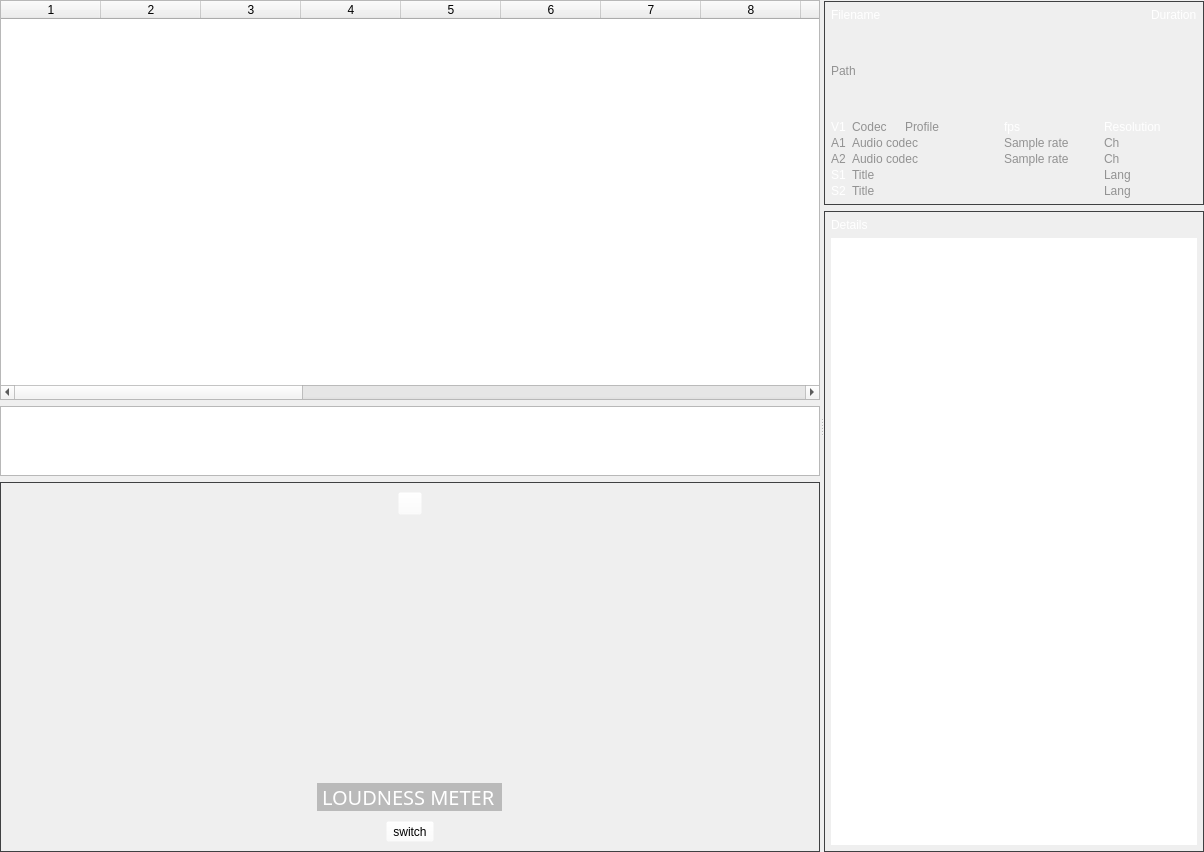
     <widget class="QSplitter" name="splitter">
      <property name="orientation">
       <enum>Qt::Horizontal</enum>
      </property>
      <widget class="QWidget" name="layoutWidget">
       <layout class="QVBoxLayout" name="verticalLayout_4">
        <item>
         <widget class="QTableWidget" name="tableWidget_01">
          <property name="sizePolicy">
           <sizepolicy hsizetype="Preferred" vsizetype="Preferred">
            <horstretch>0</horstretch>
            <verstretch>0</verstretch>
           </sizepolicy>
          </property>
          <property name="minimumSize">
           <size>
            <width>800</width>
            <height>400</height>
           </size>
          </property>
          <property name="baseSize">
           <size>
            <width>800</width>
            <height>320</height>
           </size>
          </property>
          <property name="sizeAdjustPolicy">
           <enum>QAbstractScrollArea::AdjustIgnored</enum>
          </property>
          <property name="dragEnabled">
           <bool>true</bool>
          </property>
          <property name="dragDropOverwriteMode">
           <bool>false</bool>
          </property>
          <property name="dragDropMode">
           <enum>QAbstractItemView::NoDragDrop</enum>
          </property>
          <property name="alternatingRowColors">
           <bool>false</bool>
          </property>
          <property name="selectionBehavior">
           <enum>QAbstractItemView::SelectRows</enum>
          </property>
          <property name="gridStyle">
           <enum>Qt::SolidLine</enum>
          </property>
          <property name="sortingEnabled">
           <bool>true</bool>
          </property>
          <property name="columnCount">
           <number>22</number>
          </property>
          <attribute name="horizontalHeaderMinimumSectionSize">
           <number>60</number>
          </attribute>
          <attribute name="verticalHeaderVisible">
           <bool>false</bool>
          </attribute>
          <attribute name="verticalHeaderShowSortIndicator" stdset="0">
           <bool>false</bool>
          </attribute>
          <column/>
          <column/>
          <column/>
          <column/>
          <column/>
          <column/>
          <column/>
          <column/>
          <column/>
          <column/>
          <column/>
          <column/>
          <column/>
          <column/>
          <column/>
          <column/>
          <column/>
          <column/>
          <column/>
          <column/>
          <column/>
          <column/>
         </widget>
        </item>
        <item>
         <widget class="QTableView" name="tableView_db">
          <property name="selectionBehavior">
           <enum>QAbstractItemView::SelectRows</enum>
          </property>
         </widget>
        </item>
        <item>
         <widget class="QFrame" name="frame_wave">
          <property name="maximumSize">
           <size>
            <width>16777215</width>
            <height>370</height>
           </size>
          </property>
          <property name="styleSheet">
           <string notr="true">QFrame#frame_wave{
     border: 1px solid rgb(63,64,66);
}</string>
          </property>
          <property name="frameShape">
           <enum>QFrame::StyledPanel</enum>
          </property>
          <property name="frameShadow">
           <enum>QFrame::Raised</enum>
          </property>
          <layout class="QVBoxLayout" name="verticalLayout_2">
           <item alignment="Qt::AlignHCenter">
            <widget class="QToolButton" name="resizeButtonDown">
             <property name="styleSheet">
              <string notr="true">background-color:rgba(255,255,255,0)</string>
             </property>
             <property name="text">
              <string/>
             </property>
             <property name="icon">
              <iconset resource="../icons.qrc">
               <normaloff>:/bl_img/icons/expand_more_FILL0_wght400_GRAD0_opsz24.svg</normaloff>:/bl_img/icons/expand_more_FILL0_wght400_GRAD0_opsz24.svg</iconset>
             </property>
            </widget>
           </item>
           <item>
            <widget class="QLabel" name="wave_view">
             <property name="sizePolicy">
              <sizepolicy hsizetype="Preferred" vsizetype="Preferred">
               <horstretch>0</horstretch>
               <verstretch>0</verstretch>
              </sizepolicy>
             </property>
             <property name="minimumSize">
              <size>
               <width>800</width>
               <height>320</height>
              </size>
             </property>
             <property name="maximumSize">
              <size>
               <width>16777215</width>
               <height>500</height>
              </size>
             </property>
             <property name="baseSize">
              <size>
               <width>250</width>
               <height>320</height>
              </size>
             </property>
             <property name="text">
              <string/>
             </property>
             <property name="textFormat">
              <enum>Qt::AutoText</enum>
             </property>
             <property name="pixmap">
              <pixmap resource="../icons.qrc">:/imgs/img/WaveForm_04.png</pixmap>
             </property>
             <property name="scaledContents">
              <bool>true</bool>
             </property>
             <property name="alignment">
              <set>Qt::AlignCenter</set>
             </property>
            </widget>
           </item>
           <item alignment="Qt::AlignHCenter">
            <widget class="QLabel" name="r128_loudness">
             <property name="font">
              <font>
               <family>Noto Sans</family>
               <pointsize>15</pointsize>
              </font>
             </property>
             <property name="styleSheet">
              <string notr="true">color: white;
background-color: rgba(146, 146, 146, 146);
margin: 4px;</string>
             </property>
             <property name="text">
              <string>LOUDNESS METER</string>
             </property>
            </widget>
           </item>
           <item alignment="Qt::AlignHCenter">
            <widget class="QToolButton" name="resizeButtonUp">
             <property name="styleSheet">
              <string notr="true">background-color:rgba(255,255,255,0)</string>
             </property>
             <property name="text">
              <string>switch</string>
             </property>
             <property name="icon">
              <iconset resource="../icons.qrc">
               <normaloff>:/bl_img/icons/expand_less_FILL0_wght400_GRAD0_opsz24.svg</normaloff>:/bl_img/icons/expand_less_FILL0_wght400_GRAD0_opsz24.svg</iconset>
             </property>
            </widget>
           </item>
          </layout>
         </widget>
        </item>
       </layout>
      </widget>
      <widget class="QFrame" name="main_frame_tbl_02">
       <property name="minimumSize">
        <size>
         <width>380</width>
         <height>0</height>
        </size>
       </property>
       <property name="maximumSize">
        <size>
         <width>410</width>
         <height>16777215</height>
        </size>
       </property>
       <property name="styleSheet">
        <string notr="true">QFrame#main_frame_tbl_02{
	color: white;
	border: none;
}</string>
       </property>
       <property name="frameShape">
        <enum>QFrame::StyledPanel</enum>
       </property>
       <property name="frameShadow">
        <enum>QFrame::Raised</enum>
       </property>
       <layout class="QVBoxLayout" name="verticalLayout">
        <property name="sizeConstraint">
         <enum>QLayout::SetMaximumSize</enum>
        </property>
        <property name="leftMargin">
         <number>0</number>
        </property>
        <property name="topMargin">
         <number>1</number>
        </property>
        <property name="rightMargin">
         <number>0</number>
        </property>
        <property name="bottomMargin">
         <number>0</number>
        </property>
        <item>
         <widget class="QFrame" name="frame_tags">
          <property name="styleSheet">
           <string notr="true">QFrame#frame_tags{
     border: 1px solid rgb(63,64,66);
}</string>
          </property>
          <layout class="QGridLayout" name="gridLayout_2" columnstretch="0,1,2,2,2">
           <property name="sizeConstraint">
            <enum>QLayout::SetMaximumSize</enum>
           </property>
           <property name="leftMargin">
            <number>6</number>
           </property>
           <property name="topMargin">
            <number>6</number>
           </property>
           <property name="rightMargin">
            <number>6</number>
           </property>
           <property name="bottomMargin">
            <number>6</number>
           </property>
           <property name="horizontalSpacing">
            <number>6</number>
           </property>
           <property name="verticalSpacing">
            <number>2</number>
           </property>
           <item row="2" column="3">
            <widget class="QLabel" name="tag_v1_r_frame_rate">
             <property name="styleSheet">
              <string notr="true">color: white</string>
             </property>
             <property name="text">
              <string>fps</string>
             </property>
            </widget>
           </item>
           <item row="2" column="4">
            <widget class="QLabel" name="tag_resolution">
             <property name="styleSheet">
              <string notr="true">color: white</string>
             </property>
             <property name="text">
              <string>Resolution</string>
             </property>
            </widget>
           </item>
           <item row="5" column="0">
            <widget class="QLabel" name="S1">
             <property name="styleSheet">
              <string notr="true">color: white</string>
             </property>
             <property name="text">
              <string>S1</string>
             </property>
            </widget>
           </item>
           <item row="6" column="1" colspan="3">
            <widget class="QLabel" name="tag_s2_title">
             <property name="styleSheet">
              <string notr="true">color: rgb(146, 146, 146)</string>
             </property>
             <property name="text">
              <string>Title</string>
             </property>
            </widget>
           </item>
           <item row="3" column="4">
            <widget class="QLabel" name="tag_a1_channel_layout">
             <property name="styleSheet">
              <string notr="true">color: rgb(146, 146, 146)</string>
             </property>
             <property name="text">
              <string>Ch</string>
             </property>
            </widget>
           </item>
           <item row="1" column="0" colspan="5" alignment="Qt::AlignTop">
            <widget class="QLabel" name="tag_file_path">
             <property name="sizePolicy">
              <sizepolicy hsizetype="Preferred" vsizetype="Preferred">
               <horstretch>0</horstretch>
               <verstretch>0</verstretch>
              </sizepolicy>
             </property>
             <property name="styleSheet">
              <string notr="true">color: rgb(146, 146, 146)</string>
             </property>
             <property name="text">
              <string>&lt;html&gt;&lt;head/&gt;&lt;body&gt;&lt;p&gt;Path&lt;/p&gt;&lt;p&gt;&lt;br/&gt;&lt;/p&gt;&lt;/body&gt;&lt;/html&gt;</string>
             </property>
             <property name="wordWrap">
              <bool>true</bool>
             </property>
            </widget>
           </item>
           <item row="3" column="1" colspan="2">
            <widget class="QLabel" name="tag_a1_codec_name">
             <property name="styleSheet">
              <string notr="true">color: rgb(146, 146, 146)</string>
             </property>
             <property name="text">
              <string>Audio codec</string>
             </property>
            </widget>
           </item>
           <item row="6" column="0">
            <widget class="QLabel" name="S2">
             <property name="styleSheet">
              <string notr="true">color: white</string>
             </property>
             <property name="text">
              <string>S2</string>
             </property>
            </widget>
           </item>
           <item row="5" column="1" colspan="3">
            <widget class="QLabel" name="tag_s1_title">
             <property name="styleSheet">
              <string notr="true">color: rgb(146, 146, 146)</string>
             </property>
             <property name="text">
              <string>Title</string>
             </property>
            </widget>
           </item>
           <item row="2" column="1">
            <widget class="QLabel" name="tag_v1_codec_name">
             <property name="styleSheet">
              <string notr="true">color: rgb(146, 146, 146)</string>
             </property>
             <property name="text">
              <string>Codec</string>
             </property>
            </widget>
           </item>
           <item row="5" column="4">
            <widget class="QLabel" name="tag_s1_language">
             <property name="styleSheet">
              <string notr="true">color: rgb(146, 146, 146)</string>
             </property>
             <property name="text">
              <string>Lang</string>
             </property>
            </widget>
           </item>
           <item row="0" column="4" alignment="Qt::AlignRight|Qt::AlignTop">
            <widget class="QLabel" name="tag_duration">
             <property name="styleSheet">
              <string notr="true">color: white</string>
             </property>
             <property name="text">
              <string>Duration</string>
             </property>
            </widget>
           </item>
           <item row="6" column="4">
            <widget class="QLabel" name="tag_s2_language">
             <property name="styleSheet">
              <string notr="true">color: rgb(146, 146, 146)</string>
             </property>
             <property name="text">
              <string>Lang</string>
             </property>
            </widget>
           </item>
           <item row="0" column="0" colspan="4">
            <widget class="QLabel" name="tag_file_name">
             <property name="styleSheet">
              <string notr="true">color: white</string>
             </property>
             <property name="text">
              <string>&lt;html&gt;&lt;head/&gt;&lt;body&gt;&lt;p&gt;Filename&lt;/p&gt;&lt;p&gt;&lt;br/&gt;&lt;/p&gt;&lt;/body&gt;&lt;/html&gt;</string>
             </property>
             <property name="wordWrap">
              <bool>true</bool>
             </property>
            </widget>
           </item>
           <item row="4" column="3">
            <widget class="QLabel" name="tag_a2_sample_rate">
             <property name="styleSheet">
              <string notr="true">color: rgb(146, 146, 146)</string>
             </property>
             <property name="text">
              <string>Sample rate</string>
             </property>
            </widget>
           </item>
           <item row="2" column="2">
            <widget class="QLabel" name="tag_v1_profile">
             <property name="styleSheet">
              <string notr="true">color: rgb(146, 146, 146)</string>
             </property>
             <property name="text">
              <string>Profile</string>
             </property>
            </widget>
           </item>
           <item row="4" column="0">
            <widget class="QLabel" name="A2">
             <property name="styleSheet">
              <string notr="true">color: rgb(146, 146, 146)</string>
             </property>
             <property name="text">
              <string>A2</string>
             </property>
            </widget>
           </item>
           <item row="3" column="0">
            <widget class="QLabel" name="A1">
             <property name="styleSheet">
              <string notr="true">color: rgb(146, 146, 146)</string>
             </property>
             <property name="text">
              <string>A1</string>
             </property>
            </widget>
           </item>
           <item row="3" column="3">
            <widget class="QLabel" name="tag_a1_sample_rate">
             <property name="styleSheet">
              <string notr="true">color: rgb(146, 146, 146)</string>
             </property>
             <property name="text">
              <string>Sample rate</string>
             </property>
            </widget>
           </item>
           <item row="4" column="4">
            <widget class="QLabel" name="tag_a2_channel_layout">
             <property name="styleSheet">
              <string notr="true">color: rgb(146, 146, 146)</string>
             </property>
             <property name="text">
              <string>Ch</string>
             </property>
            </widget>
           </item>
           <item row="2" column="0">
            <widget class="QLabel" name="V1">
             <property name="styleSheet">
              <string notr="true">color: white
</string>
             </property>
             <property name="text">
              <string>V1</string>
             </property>
            </widget>
           </item>
           <item row="4" column="1" colspan="2">
            <widget class="QLabel" name="tag_a2_codec_name">
             <property name="styleSheet">
              <string notr="true">color: rgb(146, 146, 146)</string>
             </property>
             <property name="text">
              <string>Audio codec</string>
             </property>
            </widget>
           </item>
          </layout>
         </widget>
        </item>
        <item>
         <widget class="QFrame" name="frame_tbl_02">
          <property name="styleSheet">
           <string notr="true">QFrame#frame_tbl_02{
     border: 1px solid rgb(63,64,66);
}</string>
          </property>
          <layout class="QVBoxLayout" name="verticalLayout_3">
           <property name="sizeConstraint">
            <enum>QLayout::SetMaximumSize</enum>
           </property>
           <property name="leftMargin">
            <number>6</number>
           </property>
           <property name="topMargin">
            <number>6</number>
           </property>
           <property name="rightMargin">
            <number>6</number>
           </property>
           <property name="bottomMargin">
            <number>6</number>
           </property>
           <item>
            <widget class="QLabel" name="label_8">
             <property name="styleSheet">
              <string notr="true">color: white</string>
             </property>
             <property name="text">
              <string>Details</string>
             </property>
            </widget>
           </item>
           <item>
            <widget class="QTableWidget" name="tableWidget_02">
             <property name="styleSheet">
              <string notr="true">border: 0px</string>
             </property>
             <property name="selectionMode">
              <enum>QAbstractItemView::NoSelection</enum>
             </property>
             <property name="showGrid">
              <bool>false</bool>
             </property>
             <property name="gridStyle">
              <enum>Qt::CustomDashLine</enum>
             </property>
             <property name="cornerButtonEnabled">
              <bool>false</bool>
             </property>
             <attribute name="horizontalHeaderVisible">
              <bool>false</bool>
             </attribute>
             <attribute name="horizontalHeaderMinimumSectionSize">
              <number>40</number>
             </attribute>
             <attribute name="verticalHeaderVisible">
              <bool>false</bool>
             </attribute>
             <column>
              <property name="text">
               <string>Header</string>
              </property>
             </column>
             <column>
              <property name="text">
               <string>Data</string>
              </property>
             </column>
            </widget>
           </item>
          </layout>
         </widget>
        </item>
       </layout>
      </widget>
     </widget>
